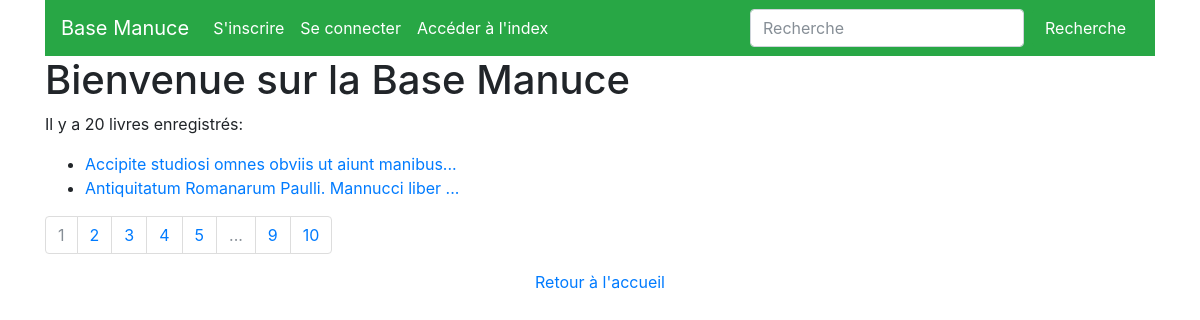
/index, run on the app's committed database.
### basemanuce/modeles/donnees.py (models this page shows, shortened)
class Books(db.Model):
    __tablename__ = 'books'
    book_id = db.Column(db.Integer, unique=True, nullable=False, primary_key=True, autoincrement=True)
    title = db.Column(db.Text)
    publidate = db.Column(db.Text)
    format = db.Column(db.Text)
    language = db.Column(db.Text)
    identifier = db.Column(db.Text, nullable=False)
    id_printer = db.Column(db.Integer, db.ForeignKey('printers.printer_id'))
    id_institution = db.Column(db.Integer, db.ForeignKey('institutions.institution_id'))
    printer = db.relationship("Printers", back_populates="book", foreign_keys=id_printer)
    institution = db.relationship("Institutions", back_populates="book", foreign_keys=id_institution)
    authorships = db.relationship("Authorship", back_populates="book", foreign_keys=Authorship.authorship_book_id)

### basemanuce/routes/routes_classic.py (the view)
@app.route("/index")
def index():
    livres = Books.query.order_by(Books.title.asc()).all()
    page = request.args.get("page", 1)
    if isinstance(page, str) and page.isdigit():
        page = int(page)
    else:
        page = 1
    index_livres = Books.query.order_by(Books.title.asc()).paginate(page=page, per_page=LIVRES_PAR_PAGE)
    return render_template("/pages/index.html", nom="Base Manuce", livres=livres, index_livres=index_livres)

### basemanuce/templates/pages/index.html
{% extends "conteneur.html" %}
{% block corps %}
<h1>Bienvenue sur la Base Manuce</h1>
 {% if index_livres %}
    <p>Il y a {{livres|length}} livres enregistrés:</p>
        <ul>
            {% for livre in index_livres.items %}
                <li><a href="{{url_for('livre', book_id=livre.book_id)}}">{{livre.title}}</a></li>
            {% endfor %}
        </ul>
        <nav aria-label="index-pagination">
            <ul class="pagination">
                {% for page in index_livres.iter_pages()  %}
                    {% if page %}
                        {% if page != index_livres.page %}
                            <li class="page-item">
                                <a class="page-link" href="{{url_for('index', livres=livres, page=page)}}">{{page}}</a>
                            </li>
                        {% else %}
                            <li class="page-item active disabled">
                                <a class="page-link">{{page}} <span class="sr-only">(actuelle)</span></a>
                            </li>
                        {% endif %}
                    {% else %}
                        <li class="page-item disabled">
                            <a class="page-link">...</a>
                        </li>
                    {% endif %}
                {% endfor %}
            </ul>
        </nav>
    {% else %}
        <p>La base de données est en cours de constitution</p>
    {% endif %}
{% endblock %}
{% block basdepage %}
<p><a href="{{url_for('accueil')}}">Retour à l'accueil</a></p>
{% endblock %}

### data on the page
Books: title "Accipite studiosi omnes obviis ut aiunt manibus..."
Books: title "Antiquitatum Romanarum Paulli. Mannucci liber ..."

### other printed values
{{ livres|length }} "20"
{{ page }} "1"
{{ page }} "2" "3" "4" "5" "9" "10"
